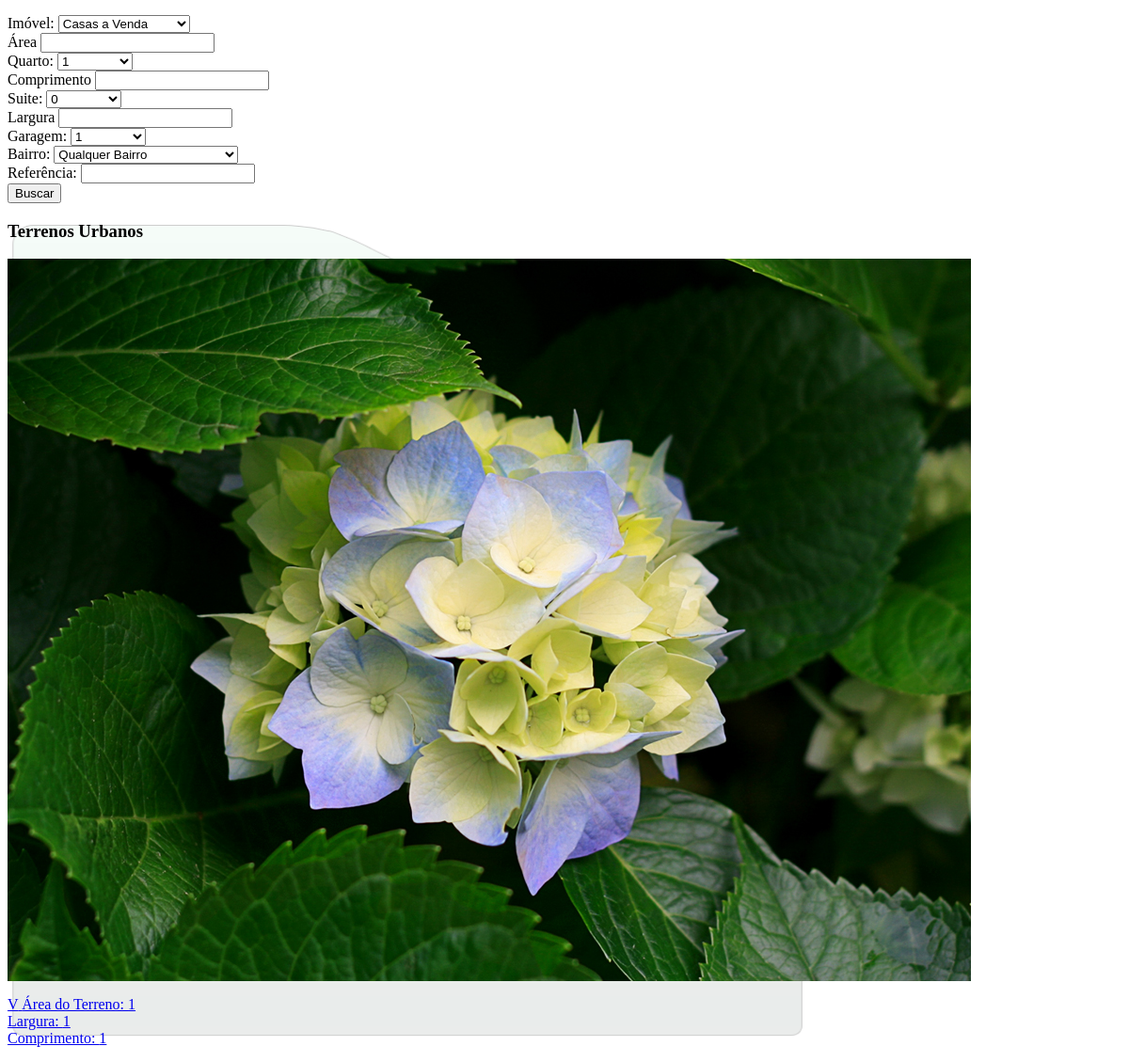
The app's page /paginas/terrenos-urbanos.php, older data.
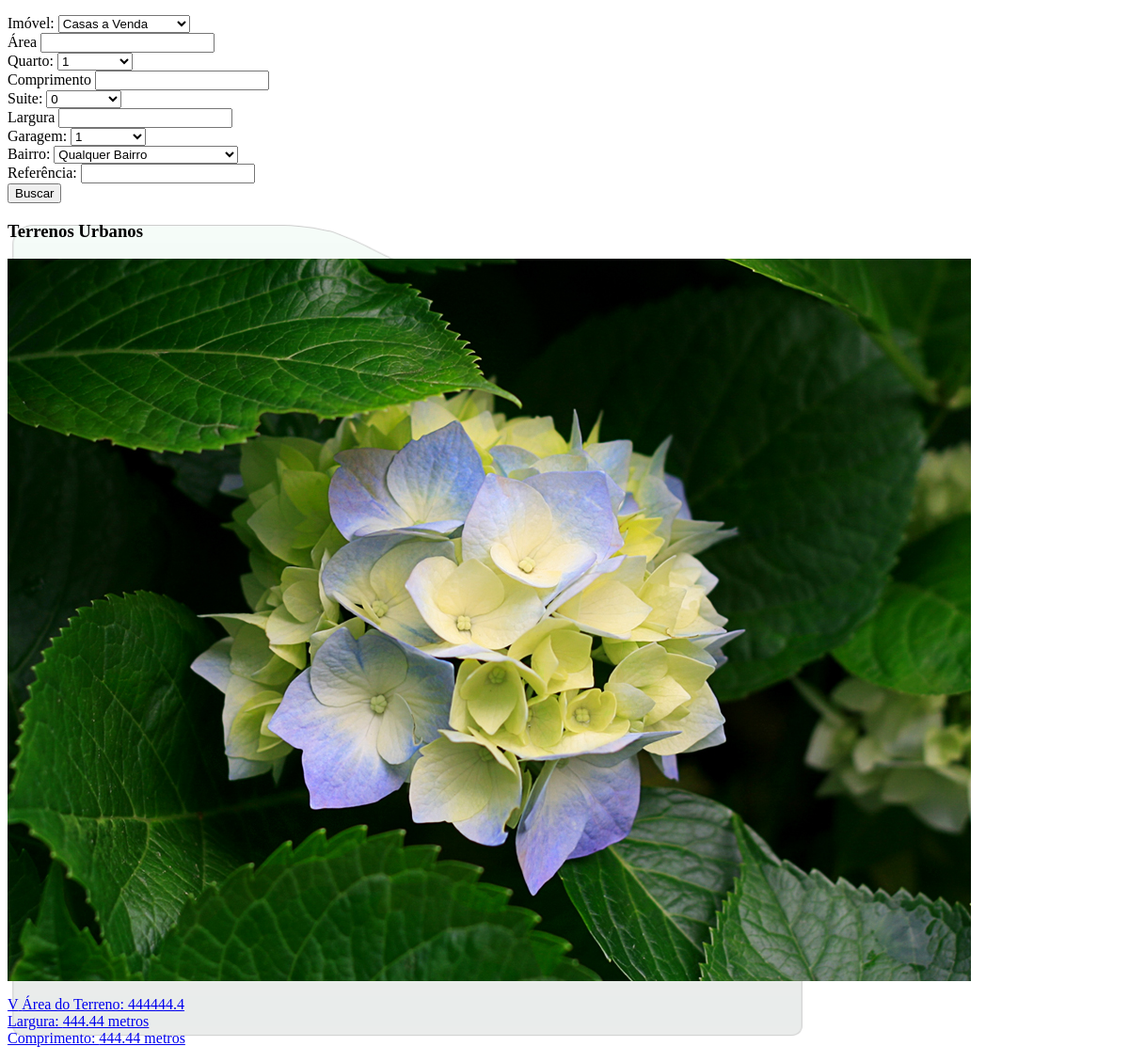
The same page, newer data.
### tables this page shows
CREATE TABLE IF NOT EXISTS `produto` (
  `id` int(11) NOT NULL AUTO_INCREMENT,
  `referencia` int(11) NOT NULL,
  `tipo_imovel` varchar(25) NOT NULL,
  `finalidade` varchar(10) NOT NULL,
  `quartos` int(11) NOT NULL,
  `garagem` int(11) NOT NULL,
  `area_edi` varchar(20) NOT NULL,
  `area_ter` varchar(20) NOT NULL,
  `perimetro_l` varchar(20) NOT NULL,
  `perimetro_c` varchar(20) NOT NULL,
  `latitude` varchar(20) DEFAULT NULL,
  `longitude` varchar(20) DEFAULT NULL,
  `suites` int(11) NOT NULL,
  `banheiros` int(11) NOT NULL,
  `categoria` varchar(30) NOT NULL,
  `logradouro` varchar(100) DEFAULT NULL,
  `num` varchar(6) NOT NULL,
  `complemento` varchar(30) DEFAULT NULL,
  `bairro` varchar(80) NOT NULL,
  `cidade` varchar(50) NOT NULL,
  `uf` char(2) NOT NULL,
  `descricao` longtext NOT NULL,
  `video` varchar(100) DEFAULT NULL,
  `diretorio` varchar(50) DEFAULT NULL,
  `data_cadastro` datetime NOT NULL,
  PRIMARY KEY (`id`),
  UNIQUE KEY `referencia` (`referencia`)
);

CREATE TABLE IF NOT EXISTS `foto_produto` (
  `id` int(11) NOT NULL AUTO_INCREMENT,
  `id_produto` int(11) NOT NULL,
  `arquivo` varchar(100) NOT NULL,
  `data_cadastro` datetime NOT NULL,
  PRIMARY KEY (`id`)
);

### classes/Conexao.class.php (called while the page is built, shortened)
<?php
	class Conexao{
		protected $servidor		= "localhost";
		protected $usuario		= "root";
		protected $porta		= "3306";
		protected $senha		= "";
		protected $nomeBanco	= "endog103_kananda";
		public function Conecta(){
    		$configuracoes_extras = array(PDO::MYSQL_ATTR_INIT_COMMAND => "SET NAMES utf8");
		try {
		      $this->conexao = new PDO('mysql:host='.$this->servidor.';port='.$this->porta.';dbname='.$this->nomeBanco, $this->usuario, $this->senha,$configuracoes_extras);
		    }catch(PDOException $e) {
		    	"Erro: ".$e->getMessage();
		        $this->trataErro($e, __FUNCTION__, TRUE);
		    }
		}
	}
?>

### classes/Objeto.class.php (called while the page is built, shortened)
<?php
	require_once("Conexao.class.php");
	class Objeto extends Conexao{
		protected $dataset			= NULL;
		protected $linhasAfetadas 	= -1;
		protected $tabela 			= "";
		protected $camposValores 	= array();
		protected $camposConsulta	= array();
		protected $extrasSelect 	= "";
		public function __construct($tabela, $campos = array()){
			$this->tabela = $tabela;
		}
		public function addConsulta($campo = NULL, $valor = NULL){
			if($campo!=NULL):
				$this->camposConsulta[$campo] = $valor;
			endif;
		}
		public function addExtras($extras = NULL){
			if($extras!=NULL):
				$this->extrasSelect = $extras;
			endif;
		}
		public function getLinhasAfetadas(){
			return $this->linhasAfetadas;
		}
		public function selecionarTudo(){
			$sql = "SELECT * FROM ".$this->tabela;
			if(count($this->camposConsulta)>0):
				$i = 0;
				$sql .= " WHERE ";
				foreach ($this->camposConsulta as $key => $value) {
					$sql .= $key."=";
					$sql .= is_numeric($value) ? $value : ":".$key;
				}
			endif;
			if($this->extrasSelect != NULL):
				$sql .= " ".$this->extrasSelect;
			endif;
			if($this->executarSql($sql))
				return TRUE;
			else
				return FALSE;
		}
		public function executarSql($sql = NULL){
			if($sql != NULL):
				try{
					$query = $this->conexao->prepare($sql);
					if(count($this->camposConsulta)>0):
						foreach ($this->camposConsulta as $key => $value){
							if(strpos($sql, ':'.$key.'_update')):
								$query->bindValue(":".$key.'_update',$value);
							elseif(strpos($sql, ':'.$key)):
								$query->bindValue(":".$key,$value);
							endif;
						}
					endif;
					$query->execute();
					$this->linhasAfetadas = $query->rowCount();
					if(substr(trim(strtolower($sql)), 0, 6) == 'select'):
						$this->dataset = $query;
						return $this->dataset;
					elseif(substr(trim(strtolower($sql)), 0, 6) == 'insert'):
						$this->idInserido = $this->conexao->lastInsertId();
						return $this->linhasAfetadas;
					else:
						if((substr(trim(strtolower($sql)), 0, 6) == 'update') && ($this->linhasAfetadas == 0))
							return true;
						else
							return $this->linhasAfetadas;
					endif;
				}catch(PDOException $e){
					$this->trataErro($e, __FUNCTION__, TRUE);
					return false;
				}
			else:
				echo "Comando SQL não informado!";
			endif;
		}
		public function retornarDados($tipo = NULL){
			switch (strtolower($tipo)) :
				default:
					return $this->dataset->fetchAll(PDO::FETCH_ASSOC);
					break;
			endswitch;
		}
		public function retornar(){
			foreach($this->dataset->fetchAll(PDO::FETCH_ASSOC) as $registro){
				foreach($registro as $indice => $campo){
					$objeto[$indice] = $campo;
				}
				break;
			}
			return  $objeto;
		}
		public function limparDados(){
			if(count($this->camposValores) || count($this->camposConsulta) || $this->dataset!= NULL || $this->extrasSelect!= NULL):
				$this->camposValores = array();
				$this->camposConsulta = array();
				$this->dataset = NULL;
				$this->extrasSelect = NULL;
			endif;
		}
	}
?>

### paginas/terrenos-urbanos.php (the view, shortened to what this page needs)
<link rel="stylesheet" href="<?= RAIZ ?>css/imovel-categoria.css">
    <?php require RAIZ."paginas/subpaginas/buscar.php" ?>
  <div id="lista-de-imoveis">
          <h3 class="title-do-imovel">Terrenos Urbanos</h3>
          <?php
            $imovel = new Objeto('produto');
            $foto_imovel = new Objeto('foto_produto');
            $imovel->addConsulta('tipo_imovel', 'terreno urbano');
            if(isset($pagina[2]) && is_numeric($pagina[2]) && $pagina[2] > 1)
              $imovel->addExtras(' ORDER BY id DESC LIMIT '.(($pagina[2] - 1 ) * 9).' , '.(((($pagina[2] - 1 ) * 9)) + 8) );
            else
              $imovel->addExtras('ORDER BY id DESC');
            $imovel->selecionarTudo();
            if($imovel->getLinhasAfetadas()>0){
            $i = 1;
            foreach ($imovel->retornarDados() as $key => $value) {
              if((($i - 1) % 3 == 0) || $i == 1)
                echo "<div class='row'>";
              $foto_imovel->limparDados();
              $foto_imovel->addConsulta('id_produto', $value['id'] );
              $foto_imovel->addExtras('LIMIT 1');
              $foto_imovel->selecionarTudo();
              $foto = $foto_imovel->retornar();
          ?>
                <div class="col-xs-4">
                  <a href="<?= RAIZ ?>imovel/<?= $value['id']?>" class="thumbnail">
                        <img src="<?= RAIZ.$foto['arquivo'] ?>" alt="IMOVEL DA KANANDA.IMB.BR">
                        <div class="legenda-imovel">
                           <p>
                             <span class="icone-imovel">V</span> Área do Terreno:  <?=$value['area_ter']?><br>
                             <span class="glyphicon glyphicon-resize-horizontal"></span> Largura:  <?=$value['perimetro_l']?><br>
                             <span class="glyphicon glyphicon-resize-vertical"></span> Comprimento:  <?=$value['perimetro_c']?>
                           </p>
                        </div>
                   </a>
                </div>
          <?php
            if(($i % 3 == 0) || $i == $imovel->getLinhasAfetadas())
              echo "</div>";
            $i++;
            }
          }else{
            echo 'Não há terrenos urbanos disponíveis';
          }
          ?>
      </div>

### paginas/subpaginas/buscar.php (shortened to what this page needs)
<div class="row" id="filtro-detalhe">
		<div class="col-xs-12" style="padding-top: 8px;">
		<form action="<?= RAIZ.'pesquisa' ?>" method='POST' role="form" class="form">
			  <div class="form-group col-xs-4">
			      <label for="selecionaImovel">Imóvel: </label>
			      <select name="selecionaImovel" id="selecionaImovel" class="form-control itemPesquisa">
			      	  <option value="CASA A VENDA">Casas a Venda</option>
                  </select>
			    </div>
			   <div class="form-group col-xs-4 o">
			    	<label for="area">Área </label>
               		 	<input type="text" class="form-control itemPesquisa" id="area" name="area">
			  </div>
			    <div class="form-group col-xs-4 a">
			    <label for="selecionaQntQuarto">Quarto: </label>
			      <select name="selecionaQntQuarto" id="selecionaQntQuarto" class="itemPesquisa form-control">
                    <option value="1">1</option>
                  </select>
			  </div>
			  <div class="form-group col-xs-4 o">
			    	<label for="comprimento">Comprimento </label>
               		 	<input type="text" class="form-control itemPesquisa" id="comprimento" name="comprimento">
			  </div>
			  <div class="form-group col-xs-4 a">
			    <label for="selecionaQntSuites">Suite: </label>
			    <select name="selecionaQntSuites" id="selecionaQntSuites" class="itemPesquisa form-control">
			    		<option value="0">0</option>
			    </select>
			  </div>
			  <div class="form-group col-xs-4 o">
			    	<label for="largura">Largura </label>
               		 	<input type="text" class="form-control itemPesquisa" id="largura" name="largura">
			  </div>
			  <div class="form-group col-xs-4 a">
			    <label for="selecionaqntGaragem">Garagem: </label>
			    <select name="selecionaqntGaragem" id="selecionaqntGaragem" class="itemPesquisa form-control">
                    <option selected value="1">1</option>
                </select>
			  </div>
			  <div class="form-group col-xs-4">
			    <label for="selecionaBairro">Bairro: </label>
			    <select name="selecionaBairro" id="selecionaBairro" class="itemPesquisa form-control">
                    	<option value="qualquer" selected>Qualquer Bairro</option>
                </select>
			  </div>
			  <div class="form-group col-xs-2">
			    	<label for="cReferencia">Referência: </label>
               		 	<input type="text" class="form-control" id="cReferencia" name="cReferencia">
			  </div>
			<div class="form-group col-xs-1">
				<button type="submit" name="tBuscar" id="cBuscar" class="btn btn-info">Buscar</button>
			</div>
		</form>
		</div>
	</div>

### css/imovel-categoria.css (style rules this page uses)
div#lista-de-imoveis { margin: 10px auto; background: url(../img/fundo-da-lista-dos-imoveis.png) no-repeat; background-size: 850px 100%; }

Row changes from the older to the newer data that the page shows:
changed produto: area_ter "1" → "444444.4"; perimetro_l "1" → "444.44 metros"; perimetro_c "1" → "444.44 metros"
